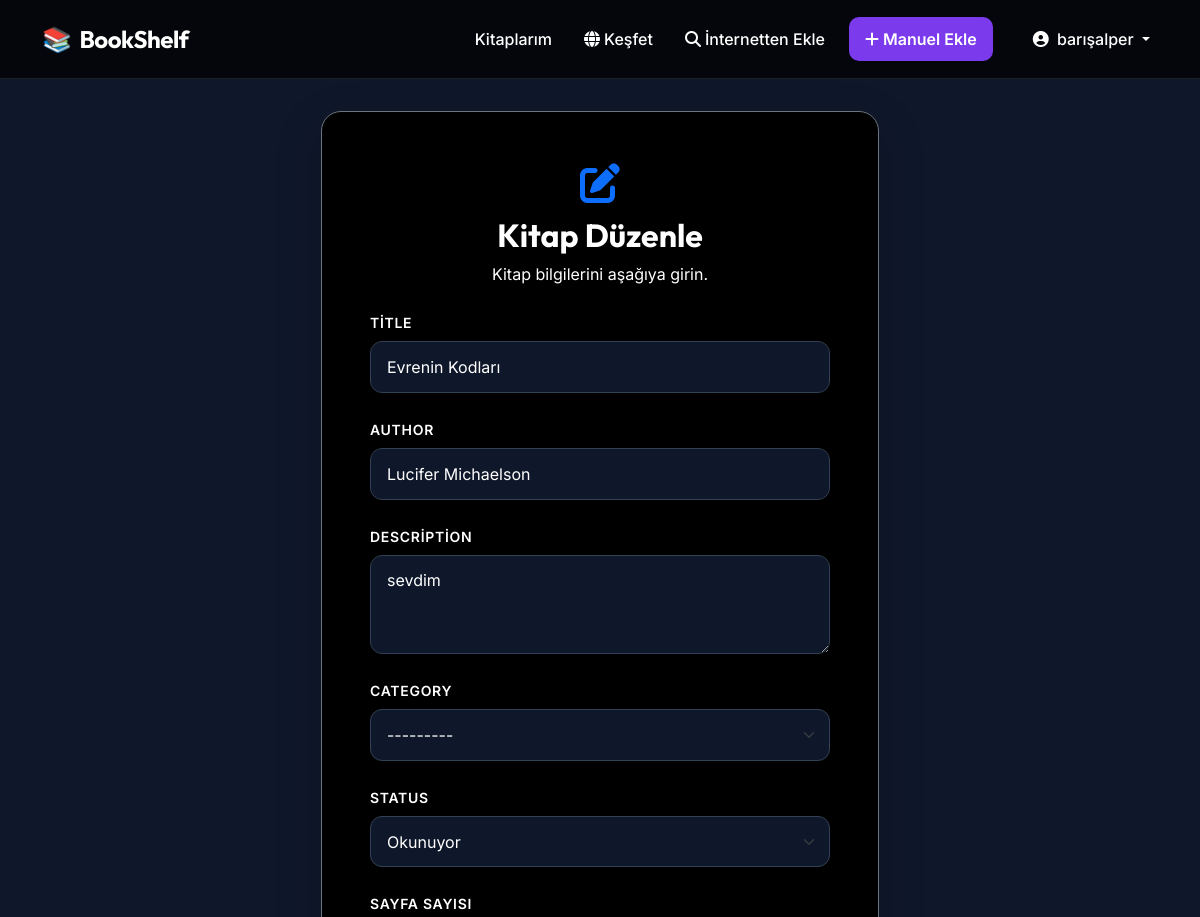
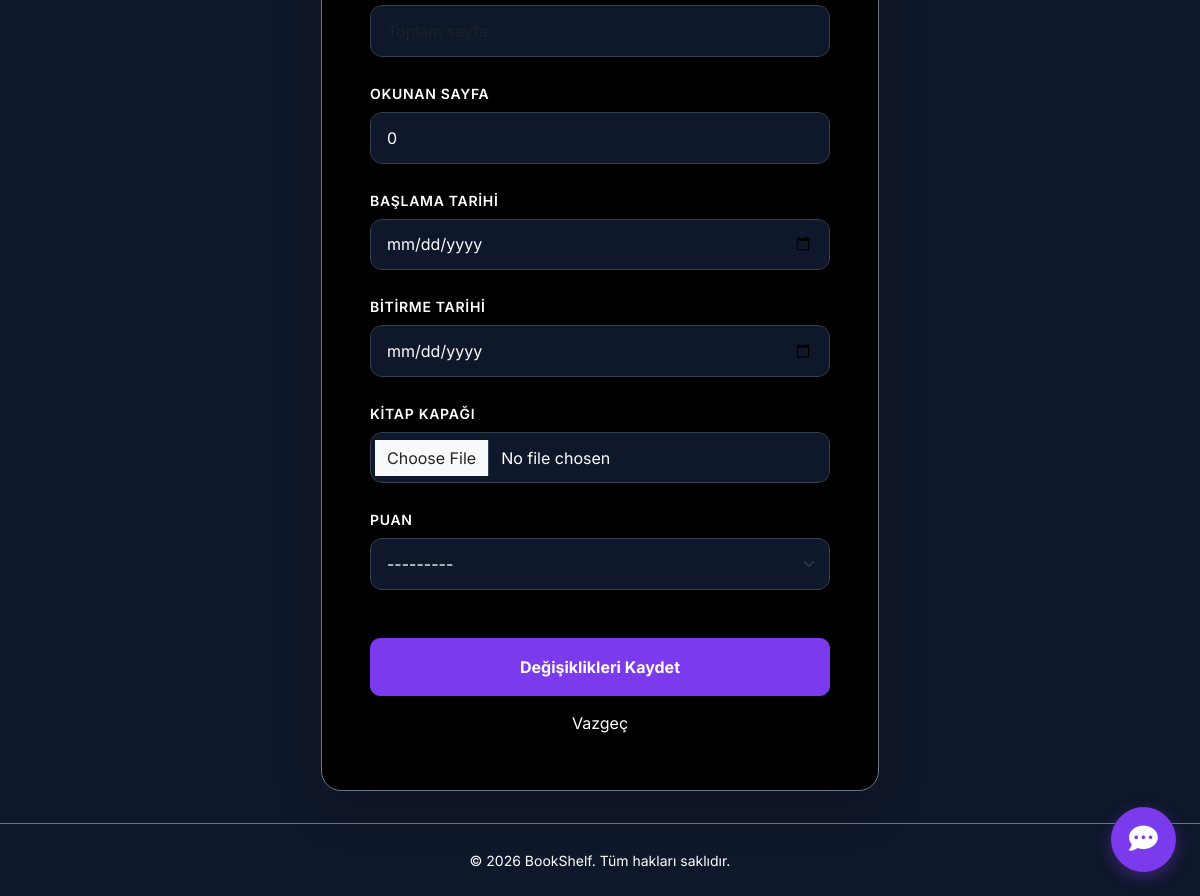
The app's page /book/16/edit/ (signed in) with its own data (2 pictures, top to bottom).
### books/models.py (models this page shows, shortened)
class Book(models.Model):
    STATUS_CHOICES = [
        ('okunacak', 'Okunacak'),
        ('okunuyor', 'Okunuyor'),
        ('okundu', 'Okundu'),
    ]
    title = models.CharField(max_length=200)
    author = models.CharField(max_length=100)
    description = models.TextField(blank=True)
    category = models.ForeignKey(Category, on_delete=models.SET_NULL, null=True, blank=True)
    owner = models.ForeignKey(User, on_delete=models.CASCADE)
    status = models.CharField(max_length=20, choices=STATUS_CHOICES, default='okunacak')
    page_count = models.PositiveIntegerField(null=True, blank=True, verbose_name="Sayfa Sayısı")
    current_page = models.PositiveIntegerField(default=0, verbose_name="Okunan Sayfa")
    start_date = models.DateField(null=True, blank=True, verbose_name="Başlama Tarihi")
    end_date = models.DateField(null=True, blank=True, verbose_name="Bitirme Tarihi")
    cover_image = models.ImageField(upload_to='book_covers/', null=True, blank=True, verbose_name="Kitap Kapağı")
    rating = models.PositiveIntegerField(null=True, blank=True, verbose_name="Puan", choices=[(i, i) for i in range(1, 6)])
    views_count = models.PositiveIntegerField(default=0, verbose_name="Görüntülenme Sayısı")
    created_at = models.DateTimeField(auto_now_add=True)

### books/views.py (the view)
# urls.py: path('book/<int:pk>/edit/', views.book_update, name='book_update'),
@login_required
def book_update(request, pk):
    book = get_object_or_404(Book, pk=pk, owner=request.user)
    if request.method == 'POST':
        form = BookForm(request.POST, request.FILES, instance=book)
        if form.is_valid():
            form.save()
            messages.success(request, 'Kitap güncellendi!')
            return redirect('book_list')
    else:
        form = BookForm(instance=book)
    return render(request, 'books/book_form.html', {'form': form, 'title': 'Kitap Düzenle'})

### books/models.py (called while the page is built)
    def __str__(self):
        return self.name

### books/templates/books/book_form.html (shortened to what this page needs)
{% extends 'books/base.html' %}
{% block content %}
<div class="row justify-content-center">
    <div class="col-md-8 col-lg-6">
        <div class="card bg-dark border-secondary shadow-lg" style="border-radius: 20px;">
            <div class="card-body p-5">
                <div class="text-center mb-4">
                    <div class="display-6 mb-2">{% if title == 'Kitap Ekle' %}<i class="fas fa-plus-circle text-primary"></i>{% else %}<i class="fas fa-edit text-primary"></i>{% endif %}</div>
                    <h2 class="fw-bold text-white">{{ title }}</h2>
                    <p class="text-muted">Kitap bilgilerini aşağıya girin.</p>
                </div>
                <form method="POST" enctype="multipart/form-data">
                    {% for field in form %}
                    <div class="mb-4">
                        <label for="{{ field.id_for_label }}" class="form-label fw-semibold text-secondary small text-uppercase tracking-wider">
                            {{ field.label }}
                        </label>
                        {{ field }}
                    </div>
                    {% endfor %}
                    <div class="d-grid gap-2 mt-5">
                        <button type="submit" class="btn btn-primary py-3 fw-bold">
                            {% if title == 'Kitap Ekle' %}Kitabı Kaydet{% else %}Değişiklikleri Kaydet{% endif %}
                        </button>
                        <a href="{% url 'book_list' %}" class="btn btn-link text-muted text-decoration-none">Vazgeç</a>
                    </div>
                </form>
            </div>
        </div>
    </div>
</div>
{% endblock %}

### books/templates/books/base.html (shortened to what this page needs)
<!DOCTYPE html>
<html lang="tr">
<head>
    <link href="https://cdn.jsdelivr.net/npm/bootstrap@5.3.0/dist/css/bootstrap.min.css" rel="stylesheet">
    <link rel="stylesheet" href="https://cdnjs.cloudflare.com/ajax/libs/font-awesome/6.4.0/css/all.min.css">
</head>
<body>
<nav class="navbar navbar-expand-lg navbar-dark">
    <div class="container">
        <a class="navbar-brand" href="{% url 'book_list' %}">
            <span class="me-2">📚</span>BookShelf
        </a>
        <div class="collapse navbar-collapse" id="navbarNav">
            <ul class="navbar-nav ms-auto align-items-center">
                {% if user.is_authenticated %}
                    <li class="nav-item">
                        <a class="nav-link" href="{% url 'book_list' %}">Kitaplarım</a>
                    </li>
                    <li class="nav-item">
                        <a class="nav-link text-info" href="{% url 'feed' %}">
                            <i class="fas fa-globe me-1"></i>Keşfet
                        </a>
                    </li>
                    <li class="nav-item">
                        <a class="nav-link btn btn-success text-white ms-lg-2 px-3" href="{% url 'book_search_api' %}">
                            <i class="fas fa-search me-1"></i>İnternetten Ekle
                        </a>
                    </li>
                    <li class="nav-item">
                        <a class="nav-link btn btn-primary text-white ms-lg-2 px-3" href="{% url 'book_create' %}">
                            <i class="fas fa-plus me-1"></i>Manuel Ekle
                        </a>
                    </li>
                    <li class="nav-item dropdown ms-lg-3">
                        <a class="nav-link dropdown-toggle" href="#" id="userDropdown" role="button" data-bs-toggle="dropdown">
                            <i class="fas fa-user-circle me-1"></i> {{ user.username }}
                        </a>
                    </li>
                {% endif %}
            </ul>
        </div>
    </div>
</nav>
<div class="container main-container">
    {% block content %}{% endblock %}
</div>
<footer class="py-4 mt-auto border-top border-secondary">
    <div class="container text-center text-muted">
        <small>&copy; 2026 BookShelf. Tüm hakları saklıdır.</small>
    </div>
</footer>
{% if user.is_authenticated %}
<button id="chatbot-toggle-btn" class="btn btn-primary rounded-circle position-fixed bottom-0 end-0 m-4 d-flex justify-content-center align-items-center" style="width: 65px; height: 65px; z-index: 1040; font-size: 1.8rem; box-shadow: 0 5px 15px rgba(124, 58, 237, 0.4); transition: transform 0.3s;" onclick="toggleChatbot()" onmouseover="this.style.transform='scale(1.1)'" onmouseout="this.style.transform='scale(1)'">
    <i class="fas fa-comment-dots"></i>
</button>
{% endif %}
</body>
</html>

### books/templates/books/base.html (style rules this page uses)
:root { --primary-color: #7c3aed; --primary-hover: #6d28d9; --bg-dark: #0f172a; --card-bg: #000000; --text-main: #ffffff; --text-muted: #ffffff; --glass-bg: rgba(0, 0, 0, 0.7); }
body { font-family: 'Inter', sans-serif; background-color: var(--bg-dark); color: var(--text-main); min-height: 100vh; display: flex; flex-direction: column; }
h1, h2, h3, .navbar-brand { font-family: 'Outfit', sans-serif; }
.navbar { background: var(--glass-bg); backdrop-filter: blur(12px); border-bottom: 1px solid rgba(255, 255, 255, 0.1); padding: 1rem 0; position: sticky; top: 0; z-index: 1000; }
.navbar-brand { font-size: 1.5rem; font-weight: 700; color: var(--text-main) !important; letter-spacing: -0.5px; }
.nav-link { color: var(--text-muted) !important; font-weight: 500; transition: all 0.3s ease; margin-left: 1rem; }
.main-container { flex: 1; padding: 2rem 0; }
.btn-primary { background-color: var(--primary-color); border-color: var(--primary-color); padding: 0.6rem 1.5rem; border-radius: 10px; font-weight: 600; transition: all 0.3s ease; }
.card { background-color: var(--card-bg) !important; }
.text-muted, .text-secondary { color: var(--text-muted) !important; }
.bg-dark { background-color: #000000 !important; }

### books/templates/books/book_form.html (style rules this page uses)
.form-control, .form-select { background-color: #0f172a !important; border: 1px solid #334155 !important; color: white !important; padding: 0.8rem 1rem !important; border-radius: 12px !important; transition: all 0.3s ease !important; }
.tracking-wider { letter-spacing: 0.05em; }

### records on screen
Book: form "Evrenin Kodları" "Lucifer Michaelson" "sevdim" "---------" "Okunuyor" "0" "---------"

### other values on screen
{{ user.username }} "barışalper"
{{ title }} "Kitap Düzenle"
{{ field.label }} "TITLE" "AUTHOR" "DESCRIPTION" "CATEGORY" "STATUS" "SAYFA SAYISI" "OKUNAN SAYFA" "BAŞLAMA TARIHI" "BITIRME TARIHI" "KITAP KAPAĞI" "PUAN"
